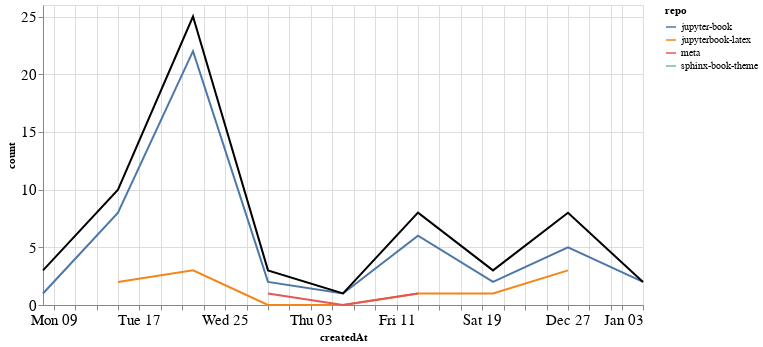

The cell this chart's notebook holds for it:
### Markdown cell above
### Comments

### Code cell
comments_time = comments.groupby('repo').resample('W', on='createdAt').count()['author'].reset_index()
comments_time = comments_time.rename(columns={'author': 'count'})
comments_time_total = comments_time.groupby('createdAt').agg({"count": "sum"}).reset_index()
ch1 = alt.Chart(comments_time, width=600).mark_line().encode(
    x='createdAt',
    y='count',
    color='repo',
    tooltip="repo"
)

ch2 = alt.Chart(comments_time_total, width=600).mark_line(color="black").encode(
    x='createdAt',
    y='count',
)

ch1 + ch2

### Figure 1 — Vega-Lite specification as saved in the notebook (floating-point values rounded to 4 significant figures)
{"config": {"axisLeft": {"labelFontSize": 15}, "axisBottom": {"labelFontSize": 15}}, "layer": [{"data": {"name": "data-b33048739abdded4b682897d0277451e"}, "mark": "line", "encoding": {"color": {"type": "nominal", "field": "repo"}, "tooltip": {"type": "nominal", "field": "repo"}, "x": {"type": "temporal", "field": "createdAt"}, "y": {"type": "quantitative", "field": "count"}}, "width": 600}, {"data": {"name": "data-fa1d5f0d773185b59a4e2be887c222bd"}, "mark": {"type": "line", "color": "black"}, "encoding": {"x": {"type": "temporal", "field": "createdAt"}, "y": {"type": "quantitative", "field": "count"}}, "width": 600}], "$schema": "https://vega.github.io/schema/vega-lite/v4.8.1.json", "datasets": {"data-b33048739abdded4b682897d0277451e": [{"repo": "jupyter-book", "createdAt": "2020-11-08T00:00:00", "count": 1}, {"repo": "jupyter-book", "createdAt": "2020-11-15T00:00:00", "count": 8}, {"repo": "jupyter-book", "createdAt": "2020-11-22T00:00:00", "count": 22}, {"repo": "jupyter-book", "createdAt": "2020-11-29T00:00:00", "count": 2}, {"repo": "jupyter-book", "createdAt": "2020-12-06T00:00:00", "count": 1}, {"repo": "jupyter-book", "createdAt": "2020-12-13T00:00:00", "count": 6}, {"repo": "jupyter-book", "createdAt": "2020-12-20T00:00:00", "count": 2}, {"repo": "jupyter-book", "createdAt": "2020-12-27T00:00:00", "count": 5}, {"repo": "jupyter-book", "createdAt": "2021-01-03T00:00:00", "count": 2}, {"repo": "jupyterbook-latex", "createdAt": "2020-11-15T00:00:00", "count": 2}, {"repo": "jupyterbook-latex", "createdAt": "2020-11-22T00:00:00", "count": 3}, {"repo": "jupyterbook-latex", "createdAt": "2020-11-29T00:00:00", "count": 0}, {"repo": "jupyterbook-latex", "createdAt": "2020-12-06T00:00:00", "count": 0}, {"repo": "jupyterbook-latex", "createdAt": "2020-12-13T00:00:00", "count": 1}, {"repo": "jupyterbook-latex", "createdAt": "2020-12-20T00:00:00", "count": 1}, {"repo": "jupyterbook-latex", "createdAt": "2020-12-27T00:00:00", "count": 3}, {"repo": "meta", "createdAt": "2020-11-29T00:00:00", "count": 1}, {"repo": "meta", "createdAt": "2020-12-06T00:00:00", "count": 0}, {"repo": "meta", "createdAt": "2020-12-13T00:00:00", "count": 1}, {"repo": "sphinx-book-theme", "createdAt": "2020-11-08T00:00:00", "count": 2}], "data-fa1d5f0d773185b59a4e2be887c222bd": [{"createdAt": "2020-11-08T00:00:00", "count": 3}, {"createdAt": "2020-11-15T00:00:00", "count": 10}, {"createdAt": "2020-11-22T00:00:00", "count": 25}, {"createdAt": "2020-11-29T00:00:00", "count": 3}, {"createdAt": "2020-12-06T00:00:00", "count": 1}, {"createdAt": "2020-12-13T00:00:00", "count": 8}, {"createdAt": "2020-12-20T00:00:00", "count": 3}, {"createdAt": "2020-12-27T00:00:00", "count": 8}, {"createdAt": "2021-01-03T00:00:00", "count": 2}]}}
